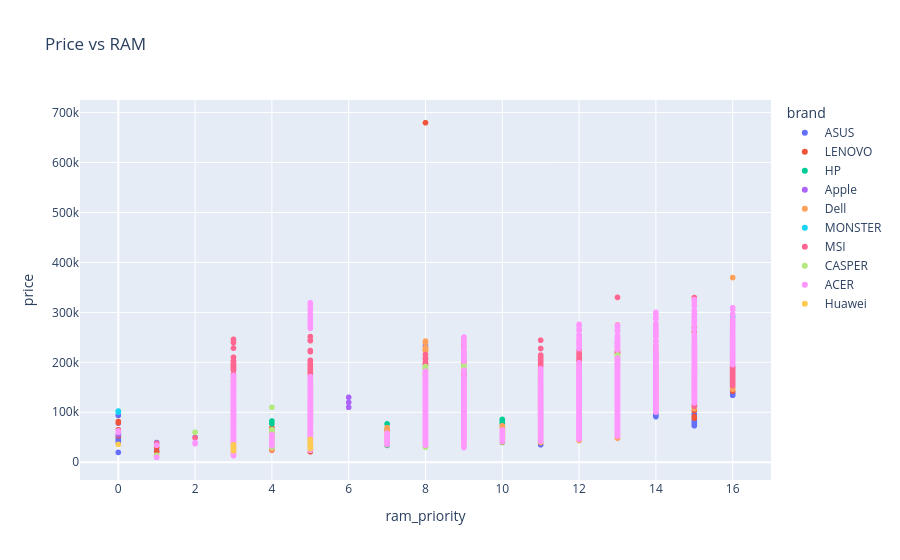

Notebook cell for this chart:
### Code cell
fig = px.scatter(
    df,
    x="ram_priority",
    y="price",
    color="brand",
    title="Price vs RAM"
)

fig.show()

### Figure 1 — Plotly figure (JSON) as saved in the notebook; plotly's stock layout.template omitted (floating-point values rounded to 4 significant figures; data arrays with more than 128 entries replaced by an {"elided": "..."} marker saying what was removed)
{"data": [{"hovertemplate": "brand=ASUS<br>ram_priority=%{x}<br>price=%{y}<extra></extra>", "legendgroup": "ASUS", "marker": {"color": "#636efa", "symbol": "circle"}, "mode": "markers", "name": "ASUS", "showlegend": true, "type": "scattergl", "x": {"elided": "3576 float values"}, "xaxis": "x", "y": {"elided": "3576 float values"}, "yaxis": "y"}, {"hovertemplate": "brand=LENOVO<br>ram_priority=%{x}<br>price=%{y}<extra></extra>", "legendgroup": "LENOVO", "marker": {"color": "#EF553B", "symbol": "circle"}, "mode": "markers", "name": "LENOVO", "showlegend": true, "type": "scattergl", "x": {"elided": "3782 float values"}, "xaxis": "x", "y": {"elided": "3782 float values"}, "yaxis": "y"}, {"hovertemplate": "brand=HP<br>ram_priority=%{x}<br>price=%{y}<extra></extra>", "legendgroup": "HP", "marker": {"color": "#00cc96", "symbol": "circle"}, "mode": "markers", "name": "HP", "showlegend": true, "type": "scattergl", "x": {"elided": "4230 float values"}, "xaxis": "x", "y": {"elided": "4230 float values"}, "yaxis": "y"}, {"hovertemplate": "brand=Apple<br>ram_priority=%{x}<br>price=%{y}<extra></extra>", "legendgroup": "Apple", "marker": {"color": "#ab63fa", "symbol": "circle"}, "mode": "markers", "name": "Apple", "showlegend": true, "type": "scattergl", "x": [5.0, 5.0, 5.0, 5.0, 3.0, 0.0, 3.0, 8.0, 5.0, 6.0, 3.0, 5.0, 8.0, 5.0, 8.0, 5.0, 6.0, 6.0, 0.0, 3.0, 3.0], "xaxis": "x", "y": [42310.0, 42700.0, 43000.0, 57600.0, 49450.0, 55400.0, 48000.0, 67700.0, 80000.0, 130000.0, 60000.0, 90000.0, 63000.0, 60000.0, 63990.0, 70000.0, 110000.0, 119800.0, 58400.0, 70000.0, 69350.0], "yaxis": "y"}, {"hovertemplate": "brand=Dell<br>ram_priority=%{x}<br>price=%{y}<extra></extra>", "legendgroup": "Dell", "marker": {"color": "#FFA15A", "symbol": "circle"}, "mode": "markers", "name": "Dell", "showlegend": true, "type": "scattergl", "x": {"elided": "3999 float values"}, "xaxis": "x", "y": {"elided": "3999 float values"}, "yaxis": "y"}, {"hovertemplate": "brand=MONSTER<br>ram_priority=%{x}<br>price=%{y}<extra></extra>", "legendgroup": "MONSTER", "marker": {"color": "#19d3f3", "symbol": "circle"}, "mode": "markers", "name": "MONSTER", "showlegend": true, "type": "scattergl", "x": [5.0, 5.0, 5.0, 9.0, 9.0, 5.0, 9.0, 3.0, 5.0, 5.0, 9.0, 5.0, 9.0, 9.0, 9.0, 5.0, 9.0, 9.0, 5.0, 9.0, 9.0, 9.0, 5.0, 5.0, 5.0, 9.0, 9.0, 5.0, 9.0, 5.0, 9.0, 0.0, 5.0, 3.0, 13.0, 9.0, 9.0, 9.0, 5.0, 9.0, 9.0, 5.0, 9.0, 5.0, 9.0, 9.0, 9.0, 5.0, 13.0, 0.0, 5.0, 9.0, 9.0, 13.0, 5.0, 16.0, 9.0, 5.0, 5.0, 9.0, 5.0, 9.0, 5.0, 5.0, 9.0, 13.0, 5.0, 9.0, 0.0, 9.0, 13.0, 9.0, 13.0, 5.0, 13.0, 5.0, 5.0, 8.0, 9.0, 13.0, 5.0, 13.0, 9.0, 9.0, 5.0, 5.0, 9.0, 5.0, 9.0, 13.0, 13.0, 9.0, 5.0, 9.0, 13.0, 9.0, 5.0, 13.0, 5.0], "xaxis": "x", "y": [36570.0, 60000.0, 40800.0, 58200.0, 65070.0, 39880.0, 47270.0, 33720.0, 42650.0, 61470.0, 61270.0, 35910.0, 85350.0, 52110.0, 105100.0, 47250.0, 53910.0, 61500.0, 70000.0, 70770.0, 75160.0, 86500.0, 41000.0, 43900.0, 65000.0, 90300.0, 68000.0, 60000.0, 70000.0, 40050.0, 47820.0, 102400.0, 71740.0, 40000.0, 127200.0, 57960.0, 95250.0, 74000.0, 45030.0, 74500.0, 45810.0, 90570.0, 51620.0, 51300.0, 110100.0, 42560.0, 50790.0, 40140.0, 81150.0, 60000.0, 58800.0, 57060.0, 41670.0, 114500.0, 51600.0, 290700.0, 49500.0, 86000.0, 45000.0, 52050.0, 66900.0, 52410.0, 46290.0, 74310.0, 77400.0, 105500.0, 71400.0, 93000.0, 100400.0, 85800.0, 107400.0, 57360.0, 91650.0, 71500.0, 103000.0, 82200.0, 70000.0, 80250.0, 61900.0, 96600.0, 52200.0, 97950.0, 47520.0, 71850.0, 102000.0, 84900.0, 88050.0, 63750.0, 76950.0, 241200.0, 102900.0, 81900.0, 87150.0, 216000.0, 92100.0, 208800.0, 68850.0, 105100.0, 73800.0], "yaxis": "y"}, {"hovertemplate": "brand=MSI<br>ram_priority=%{x}<br>price=%{y}<extra></extra>", "legendgroup": "MSI", "marker": {"color": "#FF6692", "symbol": "circle"}, "mode": "markers", "name": "MSI", "showlegend": true, "type": "scattergl", "x": {"elided": "4509 float values"}, "xaxis": "x", "y": {"elided": "4509 float values"}, "yaxis": "y"}, {"hovertemplate": "brand=CASPER<br>ram_priority=%{x}<br>price=%{y}<extra></extra>", "legendgroup": "CASPER", "marker": {"color": "#B6E880", "symbol": "circle"}, "mode": "markers", "name": "CASPER", "showlegend": true, "type": "scattergl", "x": {"elided": "714 float values"}, "xaxis": "x", "y": {"elided": "714 float values"}, "yaxis": "y"}, {"hovertemplate": "brand=ACER<br>ram_priority=%{x}<br>price=%{y}<extra></extra>", "legendgroup": "ACER", "marker": {"color": "#FF97FF", "symbol": "circle"}, "mode": "markers", "name": "ACER", "showlegend": true, "type": "scattergl", "x": {"elided": "3650 float values"}, "xaxis": "x", "y": {"elided": "3650 float values"}, "yaxis": "y"}, {"hovertemplate": "brand=Huawei<br>ram_priority=%{x}<br>price=%{y}<extra></extra>", "legendgroup": "Huawei", "marker": {"color": "#FECB52", "symbol": "circle"}, "mode": "markers", "name": "Huawei", "showlegend": true, "type": "scattergl", "x": [5.0, 3.0, 5.0, 5.0, 3.0, 3.0, 5.0, 3.0, 5.0, 5.0, 5.0, 5.0, 5.0, 5.0, 5.0, 5.0, 5.0, 5.0, 5.0, 5.0, 5.0, 3.0, 3.0, 3.0, 3.0, 5.0, 5.0, 5.0, 3.0, 0.0], "xaxis": "x", "y": [27500.0, 23030.0, 32000.0, 34000.0, 27000.0, 29000.0, 32000.0, 26980.0, 30500.0, 45660.0, 36980.0, 27990.0, 28400.0, 29500.0, 42800.0, 35000.0, 36000.0, 39000.0, 28000.0, 32000.0, 29380.0, 29980.0, 30000.0, 30000.0, 35000.0, 32860.0, 36000.0, 30500.0, 28520.0, 35720.0], "yaxis": "y"}], "layout": {"legend": {"title": {"text": "brand"}, "tracegroupgap": 0}, "title": {"text": "Price vs RAM"}, "xaxis": {"anchor": "y", "domain": [0, 1], "title": {"text": "ram_priority"}}, "yaxis": {"anchor": "x", "domain": [0, 1], "title": {"text": "price"}}}}
